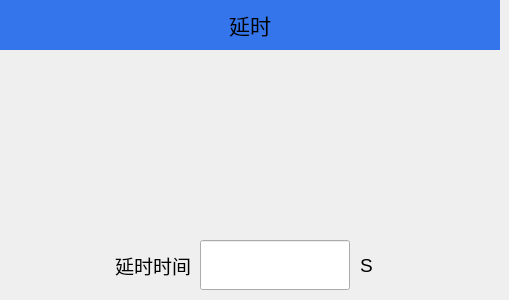
   <widget class="QWidget" name="page_12">
    <widget class="QLabel" name="label_14">
     <property name="geometry">
      <rect>
       <x>0</x>
       <y>0</y>
       <width>500</width>
       <height>50</height>
      </rect>
     </property>
     <property name="minimumSize">
      <size>
       <width>500</width>
       <height>50</height>
      </size>
     </property>
     <property name="maximumSize">
      <size>
       <width>500</width>
       <height>50</height>
      </size>
     </property>
     <property name="font">
      <font>
       <pointsize>16</pointsize>
      </font>
     </property>
     <property name="styleSheet">
      <string notr="true">QLabel{background-color:#3475EB;}</string>
     </property>
     <property name="text">
      <string>延时</string>
     </property>
     <property name="alignment">
      <set>Qt::AlignCenter</set>
     </property>
    </widget>
    <widget class="QLineEdit" name="Edit_delayTime">
     <property name="geometry">
      <rect>
       <x>200</x>
       <y>240</y>
       <width>150</width>
       <height>50</height>
      </rect>
     </property>
     <property name="minimumSize">
      <size>
       <width>150</width>
       <height>50</height>
      </size>
     </property>
     <property name="maximumSize">
      <size>
       <width>150</width>
       <height>50</height>
      </size>
     </property>
     <property name="font">
      <font>
       <pointsize>14</pointsize>
      </font>
     </property>
    </widget>
    <widget class="QLabel" name="label_73">
     <property name="geometry">
      <rect>
       <x>70</x>
       <y>240</y>
       <width>121</width>
       <height>51</height>
      </rect>
     </property>
     <property name="font">
      <font>
       <pointsize>14</pointsize>
      </font>
     </property>
     <property name="text">
      <string>延时时间</string>
     </property>
     <property name="alignment">
      <set>Qt::AlignRight|Qt::AlignTrailing|Qt::AlignVCenter</set>
     </property>
    </widget>
    <widget class="QLabel" name="label_74">
     <property name="geometry">
      <rect>
       <x>360</x>
       <y>240</y>
       <width>31</width>
       <height>51</height>
      </rect>
     </property>
     <property name="font">
      <font>
       <pointsize>14</pointsize>
      </font>
     </property>
     <property name="text">
      <string>S</string>
     </property>
    </widget>
   </widget>
